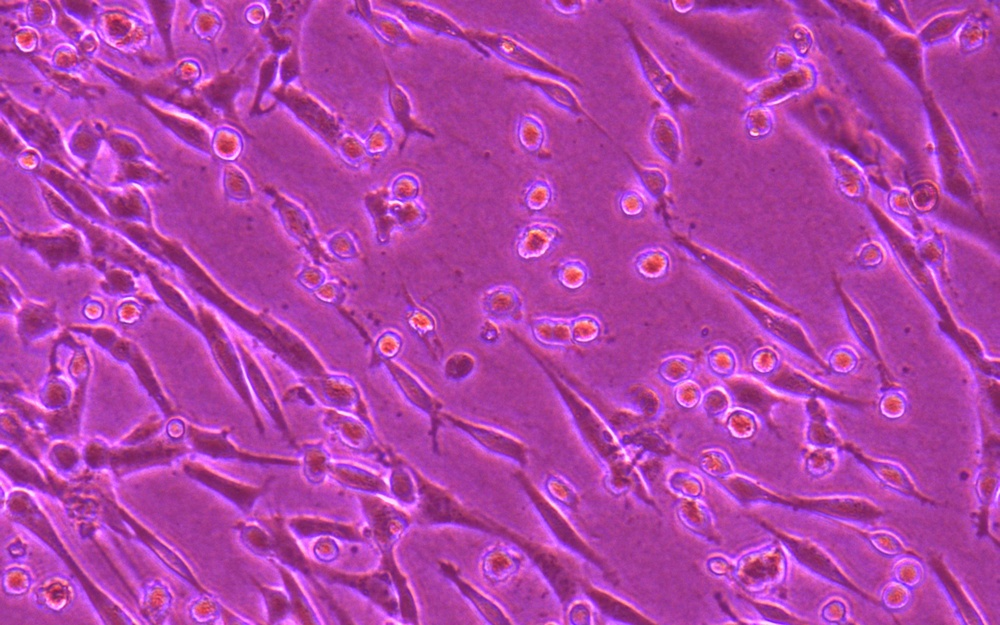
%> input picture 48Hrs/1_20x.jpg, 1000 x 625 px, shrunk from 1920 x 1200 before the run
$ octave Test_2_Print_Major_and_Minor.m   (GNU Octave 9; MATLAB toolbox functions it lacks are replaced by stand-ins)
%> lines starting %> are read from the running program, lines starting %| are printed output that depends on the picture; in (x1, y1, x2, y2) boxes, pixels count from 0 and x2, y2 are one past the last pixel; in counts of white or black regions, pixels touching at a corner belong together; the program's own positions count from 1
% Step 1: Load image and preprocess
filename = ('1_20x.jpg');
img = imread(filename);
%> img is the input picture: size 625x1000x3 uint8; mean R, G, B 176.1, 65.8, 168
gray = rgb2gray(img);              % Convert to grayscale if RGB
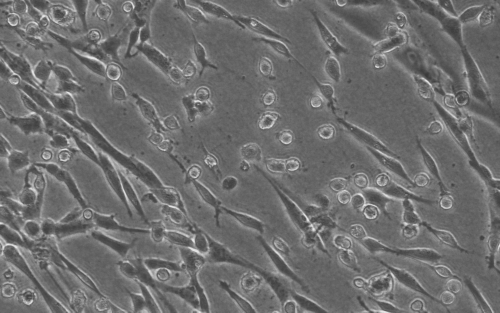
%> gray: size 625x1000 uint8 (shown at 1/2 size); min 58, max 234, mean 110.4
bw = imbinarize(gray);             % Convert to binary using thresholding
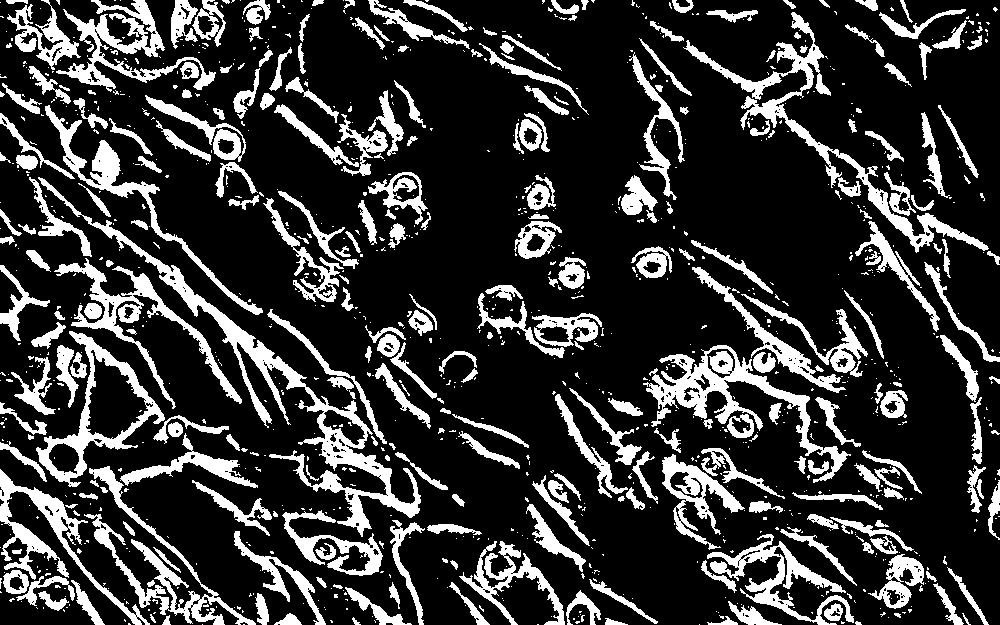
%> bw: size 625x1000 logical; 21.1% white; 1112 white regions (829 under 20 px), largest, box (x1, y1, x2, y2) and area: (38, 177, 421, 537) 8681, (683, 12, 989, 253) 5654, (643, 345, 851, 483) 5325

% Optional cleanup
bw = imfill(bw, 'holes');          % Fill internal holes in cells
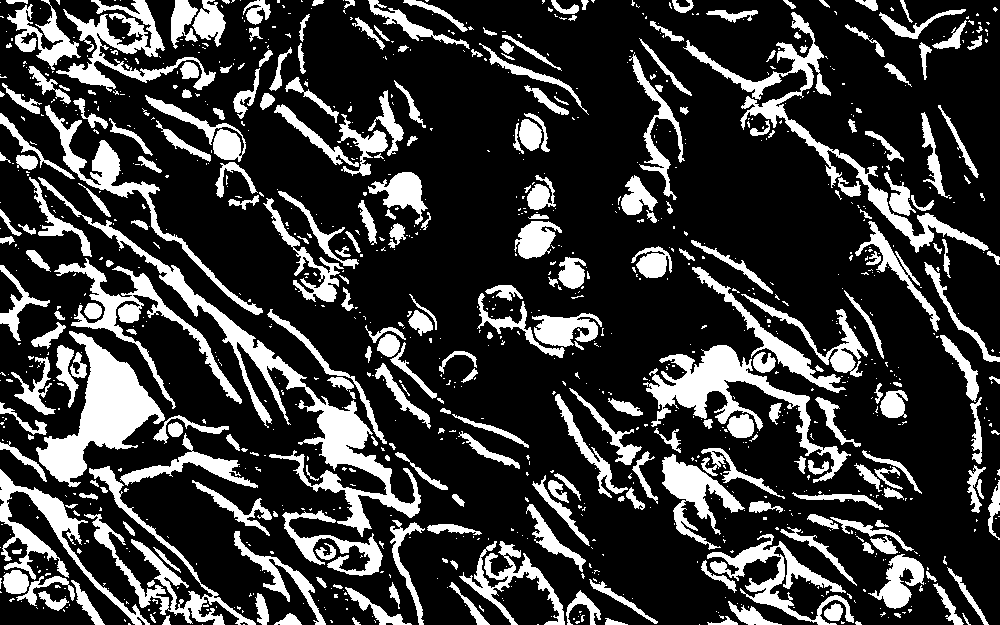
%> bw: size 625x1000 logical; 22.7% white; 1101 white regions (818 under 20 px), largest, box (x1, y1, x2, y2) and area: (38, 177, 421, 537) 9558, (36, 331, 165, 487) 7193, (643, 345, 851, 483) 5856
bw = bwareaopen(bw, 50);           % Remove small noise (< 50 px)
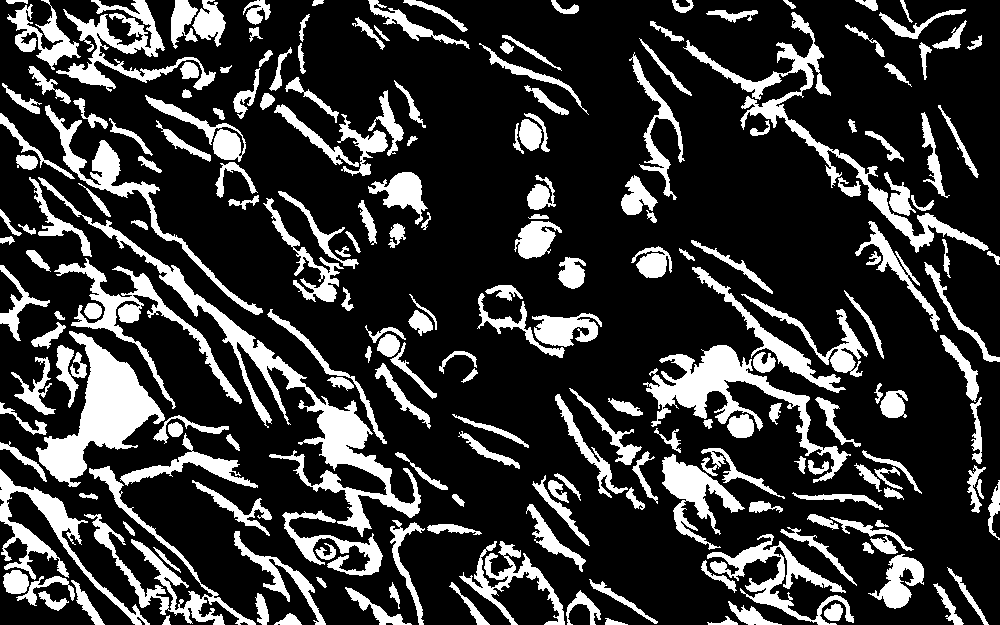
%> bw: size 625x1000 logical; 21.7% white; 211 white regions, largest, box (x1, y1, x2, y2) and area: (38, 177, 421, 537) 9558, (36, 331, 165, 487) 7193, (643, 345, 851, 483) 5856

% Step 2: Label connected components
labeled = bwlabel(bw);
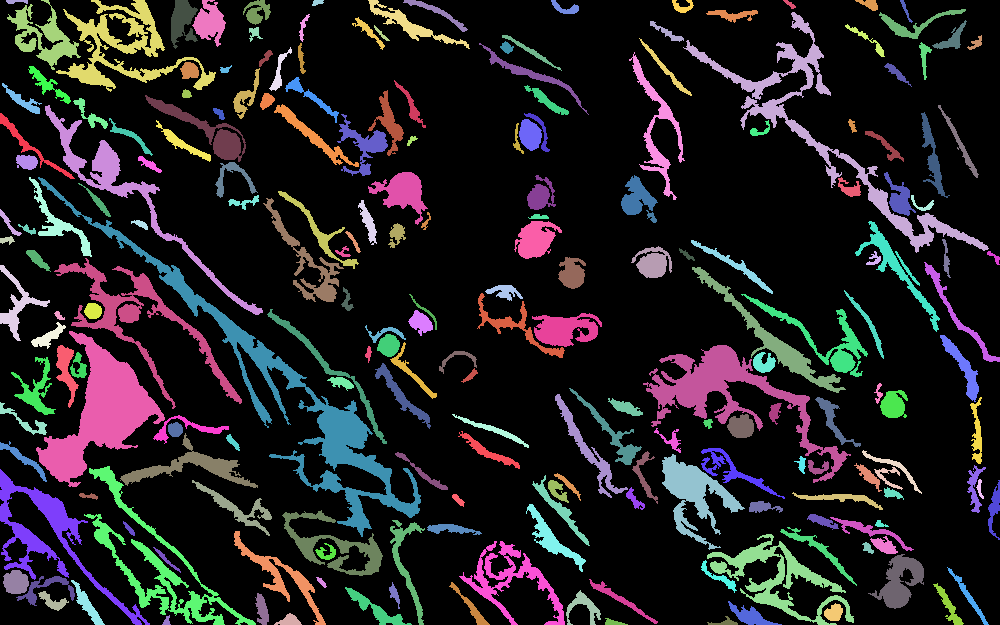
%> labeled: size 625x1000 double; 212 distinct labels, from 0 to 211; one colour per label, 0 black

% Step 3: Measure cell properties
props = regionprops(labeled, 'Centroid', 'Orientation', ...
    'MajorAxisLength', 'MinorAxisLength', 'Eccentricity', 'Area');
%> props = 211 regions; largest, Area, Centroid, MajorAxisLength, MinorAxisLength and Eccentricity: 9558 [289.2 399.3] 471.8 76.77 0.987, 7193 [101.3 414.1] 154.5 88.99 0.817, 5856 [728.8 394.1] 217.9 86.15 0.919, 5753 [827.3 134.3] 380.3 104 0.962, 3994 [156.9 564.6] 223.9 73.71 0.944

% Filter by eccentricity
eccentricity = [props.Eccentricity];
%> eccentricity = 211 values, max 0.998 at index 202, min 0.305 at index 91, mean 0.884
valid_idx = eccentricity > 0.9;   % Keep mostly elongated cells
%> valid_idx = 211 logical values, 145 true
props = props(valid_idx);          % Update to only valid cells
%> props = 145 regions; largest, Area, Centroid, MajorAxisLength, MinorAxisLength and Eccentricity: 9558 [289.2 399.3] 471.8 76.77 0.987, 5856 [728.8 394.1] 217.9 86.15 0.919, 5753 [827.3 134.3] 380.3 104 0.962, 3994 [156.9 564.6] 223.9 73.71 0.944, 3976 [139.6 319.2] 211.9 82.43 0.921

% Step 4: Display original image with ellipses
figure;                            % Open a new figure window
imshow(gray);                       % Show the original image
hold on;                           % Allow drawing on top
axis image;                        % Keep correct aspect ratio
axis off;                          % Optional: hide axis ticks

for k = 1:length(props)
    % Get ellipse parameters
    xCenter = props(k).Centroid(1);
    yCenter = props(k).Centroid(2);
    majorAxis = props(k).MajorAxisLength;
    minorAxis = props(k).MinorAxisLength;
    angle = deg2rad(-props(k).Orientation);  % Convert orientation to radians

    % Generate ellipse
    t = linspace(0, 2*pi, 100);
    x = (majorAxis/2) * cos(t);
    y = (minorAxis/2) * sin(t);
    R = [cos(angle), -sin(angle); sin(angle), cos(angle)];
    coords = R * [x; y];
    xFit = coords(1,:) + xCenter;
    yFit = coords(2,:) + yCenter;

    % Plot ellipse
    plot(xFit, yFit, 'r', 'LineWidth', 1.5);

    % Print properties
    fprintf('Cell %d - Eccentricity: %.2f\n', k, props(k).Eccentricity);
end
%> this loop made 145 passes
%> (xCenter, yCenter, majorAxis, minorAxis, angle, R) on passes 1 to 7: (30.46, 146.2, 109.7, 12.07, 0.716, [0.754 -0.657; 0.657 0.754]), (9.8, 224.4, 36.97, 6.33, 0.935, [0.594 -0.804; 0.804 0.594]), (25.68, 422.2, 66.44, 14.52, 0.503, [0.876 -0.482; 0.482 0.876]), (24.47, 459.8, 65.72, 9.37, 0.639, [0.803 -0.596; 0.596 0.803]), (50.02, 537.3, 188, 78.9, 0.785, [0.708 -0.706; 0.706 0.708]), (23.71, 101.7, 48.85, 11.44, 0.586, [0.833 -0.553; 0.553 0.833]), (17.06, 2.09, 26.73, 4.19, -0.0148, [1 0.0148; -0.0148 1])
%> (printed output is left out)

title('Identified Elliptical Cells');
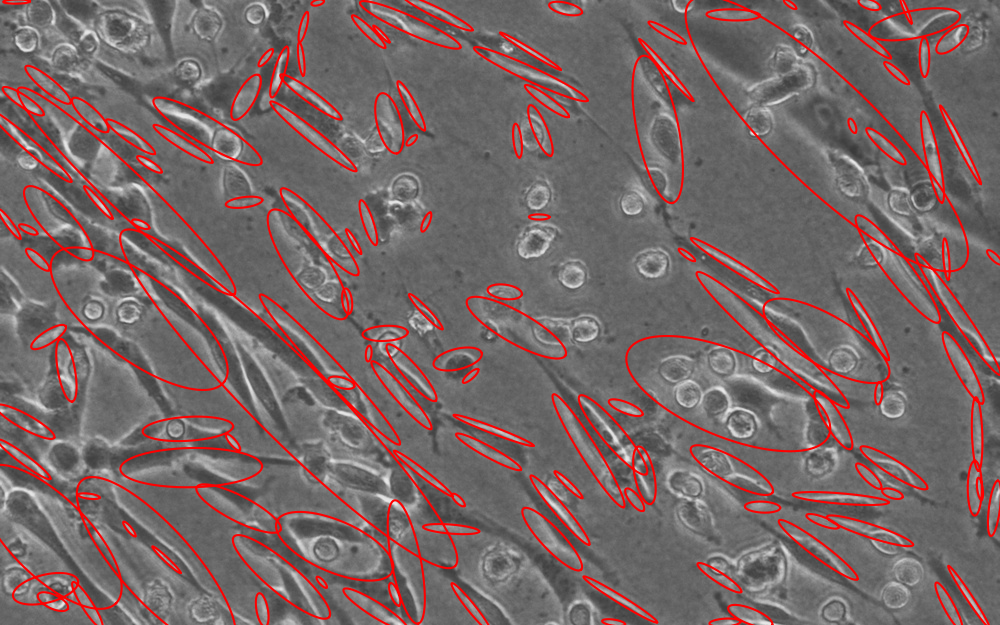
%> figure redrawn from the program's plot data; its title reads 'Identified Elliptical Cells'

aspect_ratios = [props.MajorAxisLength] ./ [props.MinorAxisLength];
%> aspect_ratios = 145 values, max 14.74 at index 137, min 2.33 at index 49, mean 5.14

fprintf(' Index |   Area  | MajorAx | MinorAx | Aspect\n');
fprintf('-------|---------|---------|---------|--------\n');

for k = 1:length(props)
    fprintf('%6d | %7.0f | %7.2f | %7.2f | %7.2f\n', ...
        k, ...
        props(k).Area, ...
        props(k).MajorAxisLength, ...
        props(k).MinorAxisLength, ...
        props(k).MajorAxisLength / props(k).MinorAxisLength);
end
%> this loop made 145 passes
%|      1 |     518 |  109.69 |   12.07 |    9.09
%|      2 |     137 |   36.97 |    6.33 |    5.85
%|      3 |     325 |   66.44 |   14.52 |    4.58
%|      4 |     346 |   65.72 |    9.37 |    7.02
%|      5 |    3600 |  188.03 |   78.90 |    2.38
%> (further printed lines are left out)

% Step 5: Export properties to Excel
T = table((1:length(props))', ...
          [props.Area]', ...
          [props.MajorAxisLength]', ...
          [props.MinorAxisLength]', ...
          [props.MajorAxisLength]' ./ [props.MinorAxisLength]', ...
          'VariableNames', {'Index', 'Area', 'MajorAxis', 'MinorAxis', 'AspectRatio'});
%> T = 145 regions; largest, Index, Area, MajorAxis, MinorAxis and AspectRatio: 14 9558 471.8 76.77 6.15, 100 5856 217.9 86.15 2.53, 103 5753 380.3 104 3.66, 23 3994 223.9 73.71 3.04, 17 3976 211.9 82.43 2.57

% % Write to Excel file
% writetable(T, 'cell_properties.xlsx');
% fprintf('\nCell properties successfully written to "cell_properties.xlsx".\n');
%
% winopen('cell_properties.xlsx');

% Derive Excel filename from image filename
[~, baseName, ~] = fileparts(filename);  % Extract base name, no extension
excelName = [baseName '_cell_properties.xlsx'];  % e.g., "1_20x_cell_properties.xlsx"

% Write to Excel file
writetable(T, excelName);
fprintf('\nCell properties successfully written to "%s".\n', excelName);

% Open Excel file (Windows only)
winopen(excelName);

$ run again, with 48Hrs/10_10x.jpg copied over 48Hrs/1_20x.jpg
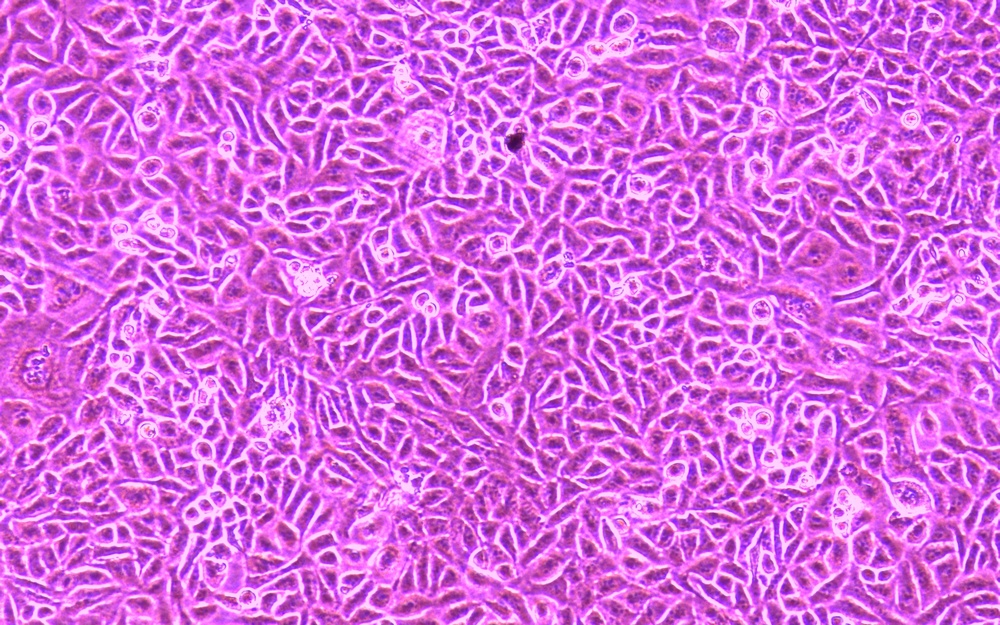
%> input picture 48Hrs/10_10x.jpg, 1000 x 625 px, shrunk from 1920 x 1200 before the run
%> img is the input picture: size 625x1000x3 uint8; mean R, G, B 213, 105.8, 222.3
%> `labeled = bwlabel(bw);`:
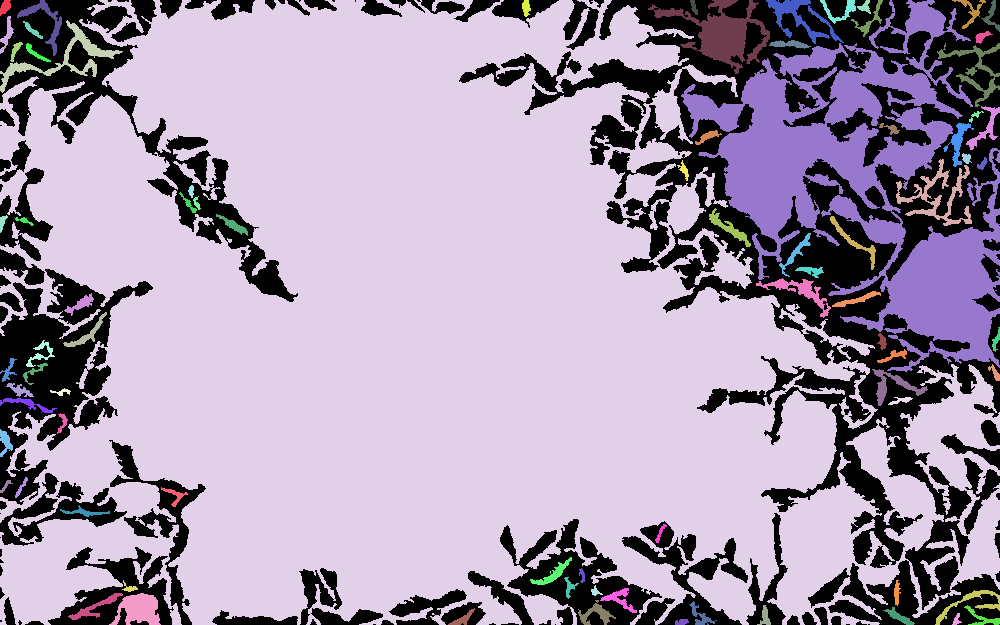
%> labeled: size 625x1000 double; 82 distinct labels, from 0 to 81; one colour per label, 0 black
%> `props = regionprops(labeled, 'Centroid', 'Orientation', 'MajorAxisLeng..`: props = 81 regions; largest, Area, Centroid, MajorAxisLength, MinorAxisLength and Eccentricity: 404342 [429.6 335.3] 954 645.7 0.736, 40612 [862.7 183] 401.9 256.1 0.771, 3008 [722.8 33.8] 100.9 63.36 0.778, 1329 [64.8 58.9] 138.2 48.39 0.937, 1298 [938.4 196.6] 78.94 66.27 0.543
%> eccentricity = 81 values, max 0.993 at index 57, min 0.365 at index 59, mean 0.893
%> valid_idx = 81 logical values, 51 true
%> `props = props(valid_idx);`: props = 51 regions; largest, Area, Centroid, MajorAxisLength, MinorAxisLength and Eccentricity: 1329 [64.8 58.9] 138.2 48.39 0.937, 680 [801.4 292.1] 79.97 24.37 0.952, 445 [971.5 604.1] 83.79 26.63 0.948, 384 [958.7 142.6] 50.26 17.42 0.938, 377 [986.1 128.8] 58.17 21.14 0.932
%> the loop `for k = 1:length(props)` made 51 passes
%> (xCenter, yCenter, majorAxis, minorAxis, angle, R) on passes 1 to 7: (7.65, 35.25, 39.14, 9.01, -1.32, [0.248 0.969; -0.969 0.248]), (64.8, 58.93, 138.2, 48.39, -0.285, [0.96 0.281; -0.281 0.96]), (3.23, 222.9, 18.64, 6.18, -1.3, [0.265 0.964; -0.964 0.265]), (9.15, 371.2, 27.95, 10.63, -1.15, [0.405 0.914; -0.914 0.405]), (28.01, 404.8, 61.06, 9.58, 0.227, [0.974 -0.226; 0.226 0.974]), (6.4, 486.6, 18.58, 4.97, -0.905, [0.618 0.786; -0.786 0.618]), (20.45, 390.8, 28.67, 9.67, 0.423, [0.912 -0.411; 0.411 0.912])
%> (printed output is left out)
%> `title('Identified Elliptical Cells');`:
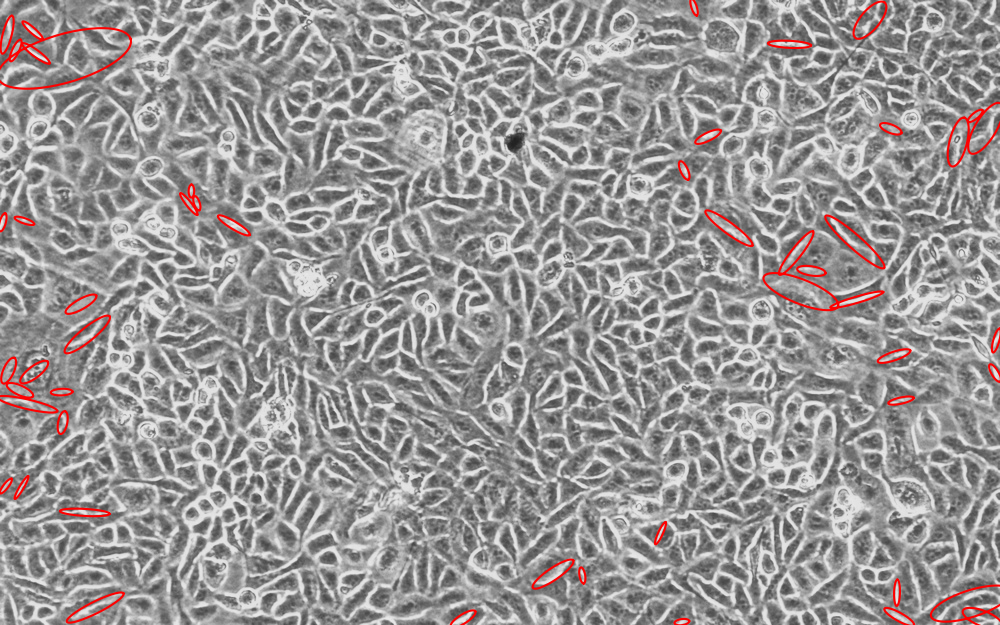
%> figure redrawn from the program's plot data; its title reads 'Identified Elliptical Cells'
%> aspect_ratios = 51 values, max 8.69 at index 38, min 2.31 at index 21, mean 3.94
%> the loop `for k = 1:length(props)` made 51 passes
%|      1 |     185 |   39.14 |    9.01 |    4.34
%|      2 |    1329 |  138.18 |   48.39 |    2.86
%|      3 |      73 |   18.64 |    6.18 |    3.01
%|      4 |     134 |   27.95 |   10.63 |    2.63
%|      5 |     251 |   61.06 |    9.58 |    6.38
%> (further printed lines are left out)
%> T = 51 regions; largest, Index, Area, MajorAxis, MinorAxis and AspectRatio: 2 1329 138.2 48.39 2.86, 33 680 79.97 24.37 3.28, 45 445 83.79 26.63 3.15, 46 384 50.26 17.42 2.88, 48 377 58.17 21.14 2.75
